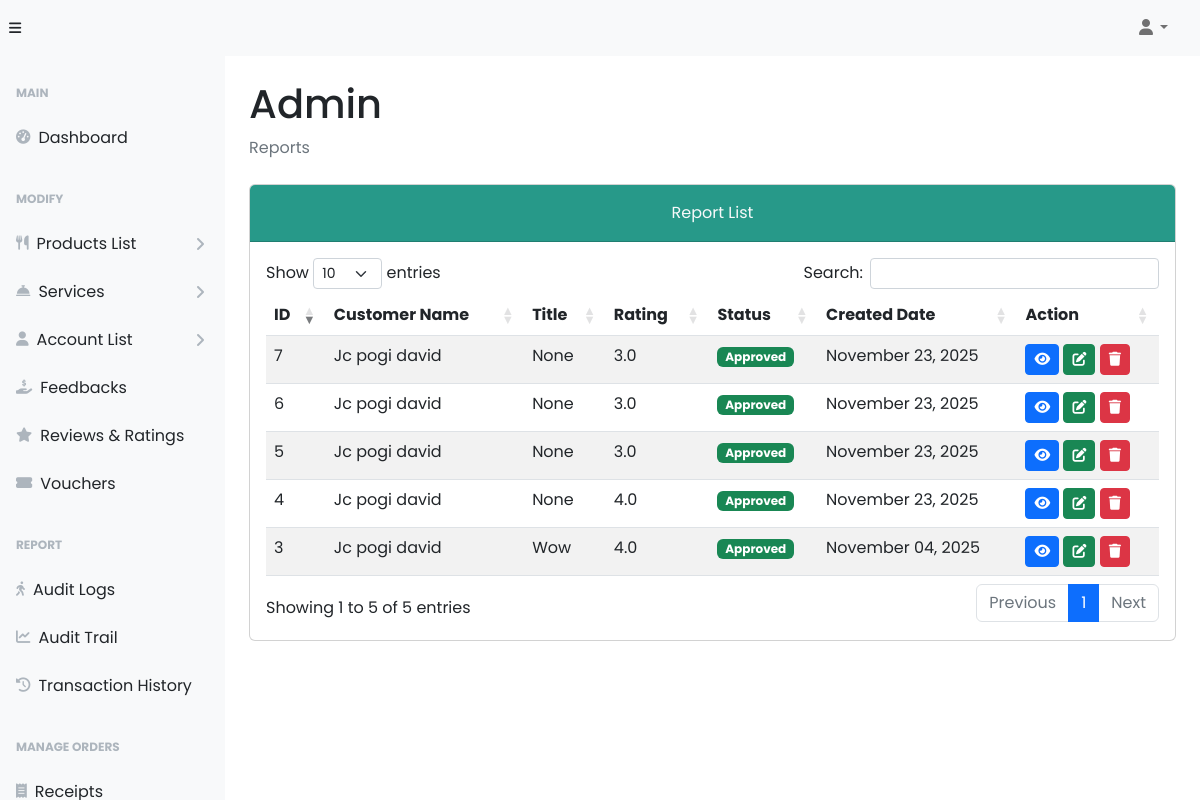
The page /admin/reviews.php (signed in) on the database its author committed.
### tables this page shows
CREATE TABLE `tbl_page_reviews` (
  `review_id` int(11) NOT NULL,
  `account_id` int(11) NOT NULL,
  `review_title` varchar(100) NOT NULL,
  `rating` decimal(2,1) NOT NULL,
  `review_text` text NOT NULL,
  `reviewer_image` varchar(255) DEFAULT NULL,
  `is_verified` tinyint(1) DEFAULT 0,
  `status` enum('pending','approved','rejected') DEFAULT 'pending',
  `created_at` timestamp NOT NULL DEFAULT current_timestamp()
);

### admin/reviews.php (the view, shortened to what this page needs)
<?php
require_once("../backend/config/config.php");
?>
<!DOCTYPE html>
<html lang="en">
  <head>
    <link href="https://cdnjs.cloudflare.com/ajax/libs/font-awesome/6.5.1/css/all.min.css" rel="stylesheet">
    <link rel="stylesheet" href="../styles/dataTables.min.css">
    <link rel="stylesheet" href="../plugins/dataTables.bootstrap5.min.css">
    <link rel="stylesheet" href="../styles/bootsrap5-min.css">
    <link rel="stylesheet" href="../styles/card-general.css">
  </head>
  <body class="sb-nav-fixed">
    <?php require_once("./navbar.php"); ?>
    <div id="layoutSidenav">
      <?php require_once("./sidebar.php"); ?>
      <div id="layoutSidenav_content">
        <main>
          <div class="container-fluid px-4">
            <h1 class="mt-4" id="full_name">Admin</h1>
            <ol class="breadcrumb mb-4">
              <li class="breadcrumb-item active">Reports</li>
            </ol>
              <div class="card mb-5">
                    <div class="card-header bg-primary pt-3">
                        <div class="text-center">
                            <p class="card-title text-light">Report List
                        </div>
                    </div>
                    <div class="card-body">
                      <table id="residenceAccounts" class="table table-striped nowrap" style="width:100%">
                        <thead>
                          <tr>
                              <th>ID</th>
                              <th>Customer Name</th>
                              <th>Title</th>
                              <th>Rating</th>
                              <th>Status</th>
                              <th>Created Date</th>
                              <th>Action</th>
                          </tr>
                        </thead>
                        <tbody>
                          <?php
                            $query = "SELECT tf.*, CONCAT(td.first_name, ' ', td.last_name) AS full_name FROM tbl_page_reviews tf
                            INNER JOIN tbl_account_details td ON tf.account_id = td.ac_id";
                            $stmt = $conn->prepare($query);
                            $stmt->execute();
                            $result = $stmt->get_result();
                              while ($data = $result->fetch_assoc()) {
                          ?>
                          <tr>
                            <td><?php echo $data['review_id'];?></td>
                            <td><?php echo $data['full_name'];?></td>
                            <td><?php echo $data['review_title'];?></td>
                            <td><?php echo $data['rating'];?></td>
                            <td>
                              <span class="badge bg-<?php
                                echo $data['status'] == 'approved' ? 'success' : ($data['status'] == 'rejected' ? 'danger' : 'warning');
                              ?>">
                                <?php echo ucfirst($data['status']);?>
                              </span>
                            </td>
                            <td><?php echo date('F d, Y', strtotime($data['created_at']));?></td>
                            <td>
                                <button type="button" class="btn btn-primary btn-sm" data-bs-toggle="modal"
                                data-bs-target="#residenceAccountDetails<?php echo $data["review_id"] ?>">
                                  <i class="fa-solid fa-eye"></i>
                                </button>
                                <button type="button" class="btn btn-success btn-sm" data-bs-toggle="modal"
                                data-bs-target="#updateStatusModal<?php echo $data['review_id']; ?>">
                                  <i class="fa-solid fa-pen-to-square"></i>
                                </button>
                                <button type="button" class="btn btn-danger btn-sm delete-review-btn"
                                data-review-id="<?php echo $data['review_id']; ?>">
                                  <i class="fa-solid fa-trash"></i>
                                </button>
                            </td>
                          </tr>
                          <?php
                            }
                          ?>
                        </tbody>
                      </table>
                    </div>
                  </div>
            </div>
      </main>
    </div>
  </div>
  <link rel="stylesheet" href="../styles/dataTables.min.css">
  </body>
</html>

### styles/card-general.css (style rules this page uses)
* { margin: 0; padding: 0; box-sizing: border-box; font-family: "Poppins", sans-serif; }

### rows shown on the page
tbl_page_reviews: review_id "3", full_name "Jc pogi david", review_title "Wow", rating "4.0", status "Approved", created_at "November 04, 2025"
tbl_page_reviews: review_id "4", full_name "Jc pogi david", review_title "None", rating "4.0", status "Approved", created_at "November 23, 2025"
tbl_page_reviews: review_id "5", full_name "Jc pogi david", review_title "None", rating "3.0", status "Approved", created_at "November 23, 2025"
tbl_page_reviews: review_id "6", full_name "Jc pogi david", review_title "None", rating "3.0", status "Approved", created_at "November 23, 2025"
tbl_page_reviews: review_id "7", full_name "Jc pogi david", review_title "None", rating "3.0", status "Approved", created_at "November 23, 2025"
